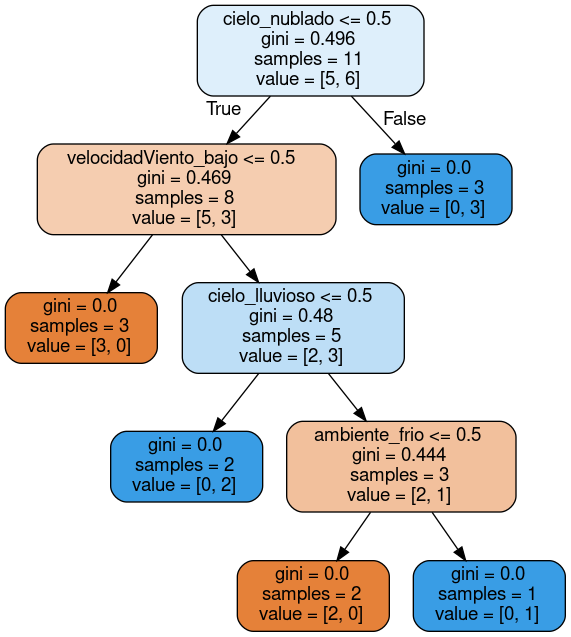

Here is the Python script that generated this plot:
from sklearn import tree
import pandas as pd
import pydotplus
from IPython.display import Image
from sklearn.tree import export_graphviz
import graphviz

decisionTree = tree.DecisionTreeClassifier()
juegoTennis = pd.DataFrame()

juegoTennis['cielo'] = ['lluvioso', 'lluvioso', 'nublado', 'soleado', 'soleado', 'soleado', 'nublado', 'lluvioso', 'lluvioso', 'nublado', 'soleado']
juegoTennis['ambiente'] = ['calido', 'calido', 'calido', 'temp media', 'frio', 'frio', 'frio', 'temp media', 'frio', 'temp media', 'temp media']
juegoTennis['humedo'] = ['alto', 'alto', 'alto', 'alto', 'normal', 'normal', 'normal', 'alto', 'normal', 'alto', 'alto']
juegoTennis['velocidadViento'] = ['bajo', 'alto', 'bajo', 'bajo', 'bajo', 'alto', 'alto', 'bajo', 'bajo', 'alto', 'alto']
juegoTennis['juego'] = ['no','no','si','si','si','no','si','no','si','si','no'] 

print(juegoTennis)
one_hot_data = pd.get_dummies(juegoTennis[['cielo', 'ambiente', 'humedo', 'velocidadViento']])
print(one_hot_data)

decisionTree = decisionTree.fit(one_hot_data,juegoTennis['juego'])

dot_data = tree.export_graphviz(decisionTree, out_file='juego.dot', feature_names=list(one_hot_data.columns.values),
rounded=True, filled=True)
print(dot_data)


with open('juego.dot') as f:
    dot_graph=f.read()
graphviz.Source(dot_graph).view()


""" graph = pydotplus.graph_from_dot_data(dot_data)
Image(graph.create_png()) """

""" X = [
    [181, 80, 44], [177, 70, 43], [160, 60, 38], [154, 54, 37], [166, 65, 40],
    [190, 90, 47], [175, 64, 39], [177, 70, 40], [159, 55, 37], [171, 75, 42],
    [181, 85, 43]
]

Y = [
    'hombre','hombre','mujer','mujer',
    'hombre','hombre','mujer','mujer',
    'mujer','hombre','hombre'
] """
